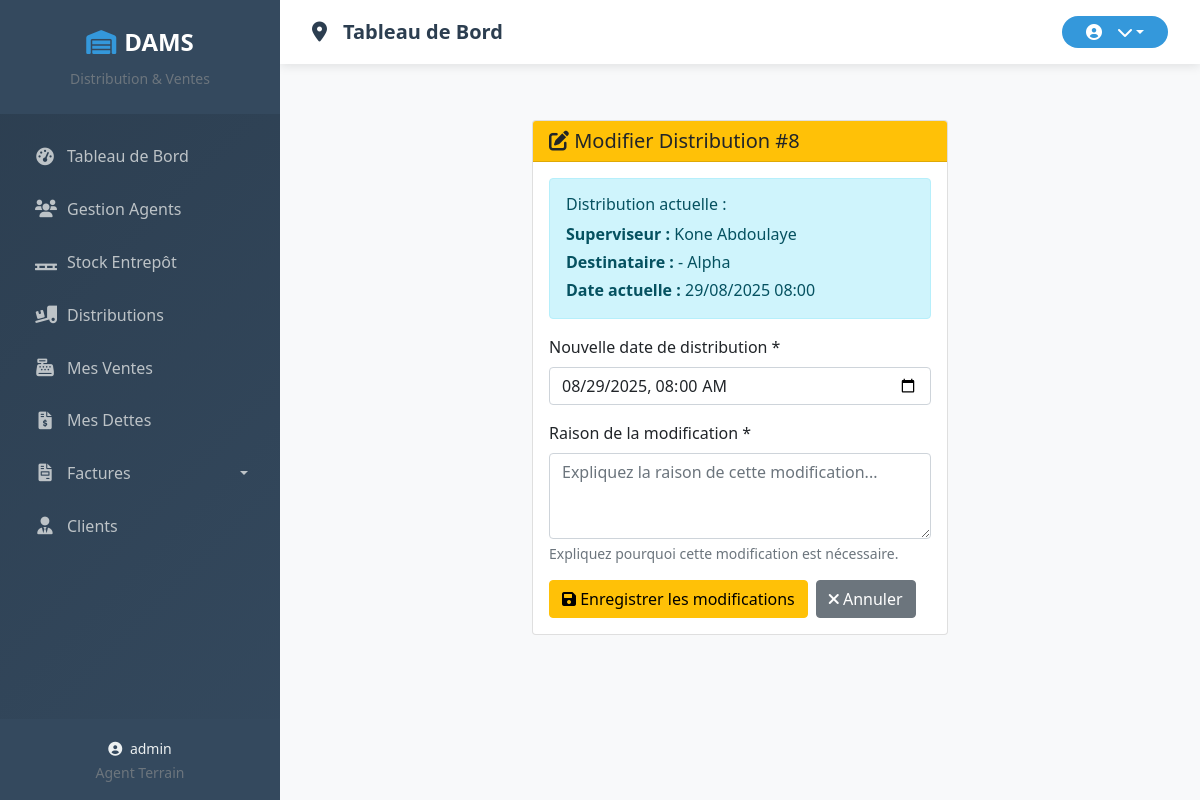
Page /distribution/8/modifier/ (signed in) on the earlier database version.
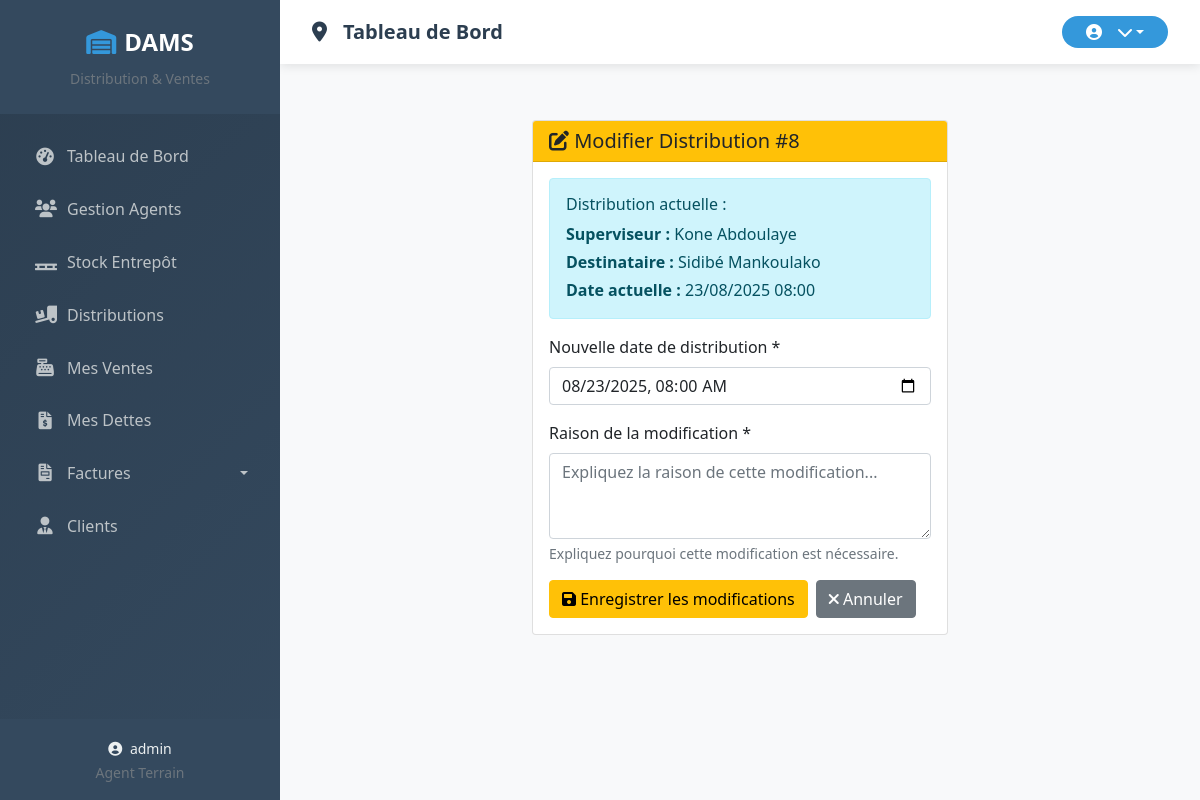
Same page on the later database version.
### core/models.py (models this page shows, shortened)
class DistributionAgent(models.Model):
    TYPE_DISTRIBUTION = (
        ('TERRAIN', 'Distribution à un agent '),
        ('AUTO', 'Auto-distribution '),
    )
    superviseur = models.ForeignKey(
        Agent,
        on_delete=models.CASCADE,
        related_name="distributions_envoyees"
    )
    agent_terrain = models.ForeignKey(
        Agent,
        on_delete=models.CASCADE,
        related_name="distributions_recues",
        null=True,
        blank=True
    )
    type_distribution = models.CharField(
        max_length=50,
        choices=TYPE_DISTRIBUTION,
        default='TERRAIN'
    )
    quantite_totale = models.PositiveIntegerField(default=0, verbose_name="Quantité totale distribuée")
    valeur_gros_totale = models.DecimalField(
        max_digits=10,
        decimal_places=2,
        default=0,
        verbose_name="Valeur totale (gros)"
    )
    valeur_detail_totale = models.DecimalField(
        max_digits=10,
        decimal_places=2,
        default=0,
        verbose_name="Valeur totale (détail)"
    )
    nombre_produits_differents = models.PositiveIntegerField(
        default=0,
        verbose_name="Nombre de produits différents"
    )
    date_distribution = models.DateTimeField(default=timezone.now)
    date_creation = models.DateTimeField(auto_now_add=True)
    date_modification = models.DateTimeField(auto_now=True, verbose_name="Dernière modification")
    est_retroactive = models.BooleanField(default=False)
    est_supprime = models.BooleanField(default=False, verbose_name="Supprimé")
    date_suppression = models.DateTimeField(null=True, blank=True, verbose_name="Date de suppression")
    raison_suppression = models.TextField(blank=True, verbose_name="Raison de la suppression")
    nombre_modifications = models.PositiveIntegerField(default=0, verbose_name="Nombre de modifications")
    derniere_modification_par = models.ForeignKey(
        User,
        on_delete=models.SET_NULL,
        null=True,
        blank=True,
        related_name='distributions_modifiees',
        verbose_name="Dernière modification par"
    )
    class Meta:
        ordering = ['-date_distribution']
        verbose_name = "Distribution"
        verbose_name_plural = "Distributions"

class Agent(models.Model):
    TYPE_AGENT_CHOICES = (
        ('direction', 'Direction'),
        ('entrepot', 'Superviseur'),
        ('terrain', 'Agent'),
    )
    user = models.OneToOneField(User, on_delete=models.CASCADE)
    type_agent = models.CharField(max_length=50, choices=TYPE_AGENT_CHOICES)
    telephone = models.CharField(max_length=50, blank=True, null=True)
    @property
    def full_name(self):
        return self.user.get_full_name() or self.user.username

### core/views.py (the view)
# urls.py: path('distribution/<int:distribution_id>/modifier/', views.modifier_distribution, name='modifier_distribution'),
@login_required
def modifier_distribution(request, distribution_id):
    distribution = get_object_or_404(
        DistributionAgent.objects.select_related('superviseur', 'agent_terrain'),
        id=distribution_id,
        est_supprime=False
    )
    if not request.user.is_superuser and distribution.superviseur.user != request.user:
        messages.error(request, "Vous n'avez pas la permission de modifier cette distribution.")
        return redirect('liste_distributions')
    if request.method == 'POST':
        form = DistributionModificationForm(request.POST, instance=distribution, current_user=request.user)
        if form.is_valid():
            try:
                distribution_modifiee = form.save()
                distribution_modifiee._mettre_a_jour_totaux(user=request.user)
                JournalModificationDistribution.objects.create(
                    distribution=distribution_modifiee,
                    utilisateur=request.user,
                    type_action='MODIFICATION',
                    details=f"Raison: {form.cleaned_data['raison_modification']}",
                    anciennes_valeurs={
                        'date_distribution': str(distribution.date_distribution),
                    },
                    nouvelles_valeurs={
                        'date_distribution': str(distribution_modifiee.date_distribution),
                    }
                )
                messages.success(request, f"✅ Distribution #{distribution.id} modifiée avec succès!")
                return redirect('detail_distribution', distribution_id=distribution.id)
            except Exception as e:
                messages.error(request, f"❌ Erreur lors de la modification: {str(e)}")
    else:
        form = DistributionModificationForm(instance=distribution, current_user=request.user)
    context = {
        'form': form,
        'distribution': distribution,
        'title': f'Modifier Distribution #{distribution.id}'
    }
    return render(request, 'core/distribution/modifier_distribution.html', context)

### core/forms.py (shortened to what this page needs)
class DistributionModificationForm(forms.ModelForm):
    raison_modification = forms.CharField(
        required=True,
        widget=forms.Textarea(attrs={
            'class': 'form-control',
            'placeholder': 'Expliquez la raison de cette modification...',
            'rows': 3
        }),
        label="Raison de la modification"
    )
    class Meta:
        model = DistributionAgent
        fields = ['date_distribution']
        widgets = {
            'date_distribution': forms.DateTimeInput(attrs={
                'class': 'form-control datetimepicker',
                'type': 'datetime-local'
            }),
        }
    def __init__(self, *args, **kwargs):
        self.current_user = kwargs.pop('current_user', None)
        super().__init__(*args, **kwargs)
        if self.instance and self.instance.pk:
            self.fields['date_distribution'].initial = self.instance.date_distribution.strftime('%Y-%m-%dT%H:%M')

### core/context_processors.py (called while the page is built, shortened)
def agent_context(request):
    context = {}
    return context

### core/templates/core/distribution/modifier_distribution.html (shortened to what this page needs)
{% extends 'base.html' %}
{% load static %}
{% block content %}
<div class="container-fluid py-4">
    <div class="row justify-content-center">
        <div class="col-md-6">
            <div class="card">
                <div class="card-header bg-warning text-dark">
                    <h5 class="mb-0">
                        <i class="fas fa-edit"></i>
                        Modifier Distribution #{{ distribution.id }}
                    </h5>
                </div>
                <div class="card-body">
                    <div class="alert alert-info">
                        <h6>Distribution actuelle :</h6>
                        <p class="mb-1"><strong>Superviseur :</strong> {{ distribution.superviseur.full_name }}</p>
                        <p class="mb-1"><strong>Destinataire :</strong>
                            {% if distribution.type_distribution == 'AUTO' %}
                            {{ distribution.superviseur.full_name }} (Auto-distribution)
                            {% else %}
                            {{ distribution.agent_terrain.full_name }}
                            {% endif %}
                        </p>
                        <p class="mb-0"><strong>Date actuelle :</strong> {{ distribution.date_distribution|date:"d/m/Y H:i" }}</p>
                    </div>
                    <form method="post">
                        <div class="mb-3">
                            <label class="form-label">Nouvelle date de distribution *</label>
                            {{ form.date_distribution }}
                        </div>
                        <div class="mb-3">
                            <label class="form-label">Raison de la modification *</label>
                            {{ form.raison_modification }}
                            <div class="form-text">
                                Expliquez pourquoi cette modification est nécessaire.
                            </div>
                        </div>
                        <div class="d-flex gap-2">
                            <button type="submit" class="btn btn-warning">
                                <i class="fas fa-save"></i> Enregistrer les modifications
                            </button>
                            <a href="{% url 'detail_distribution' distribution.id %}" class="btn btn-secondary">
                                <i class="fas fa-times"></i> Annuler
                            </a>
                        </div>
                    </form>
                </div>
            </div>
        </div>
    </div>
</div>
{% endblock %}

Differences in the rows shown:
changed DistributionAgent "Kone Abdoulaye": agent_terrain.full_name "- Alpha" → "Sidibé Mankoulako"; date_distribution "29/08/2025 08:00" → "23/08/2025 08:00"; date_distribution "08/29/2025 08:00" → "08/23/2025 08:00"
